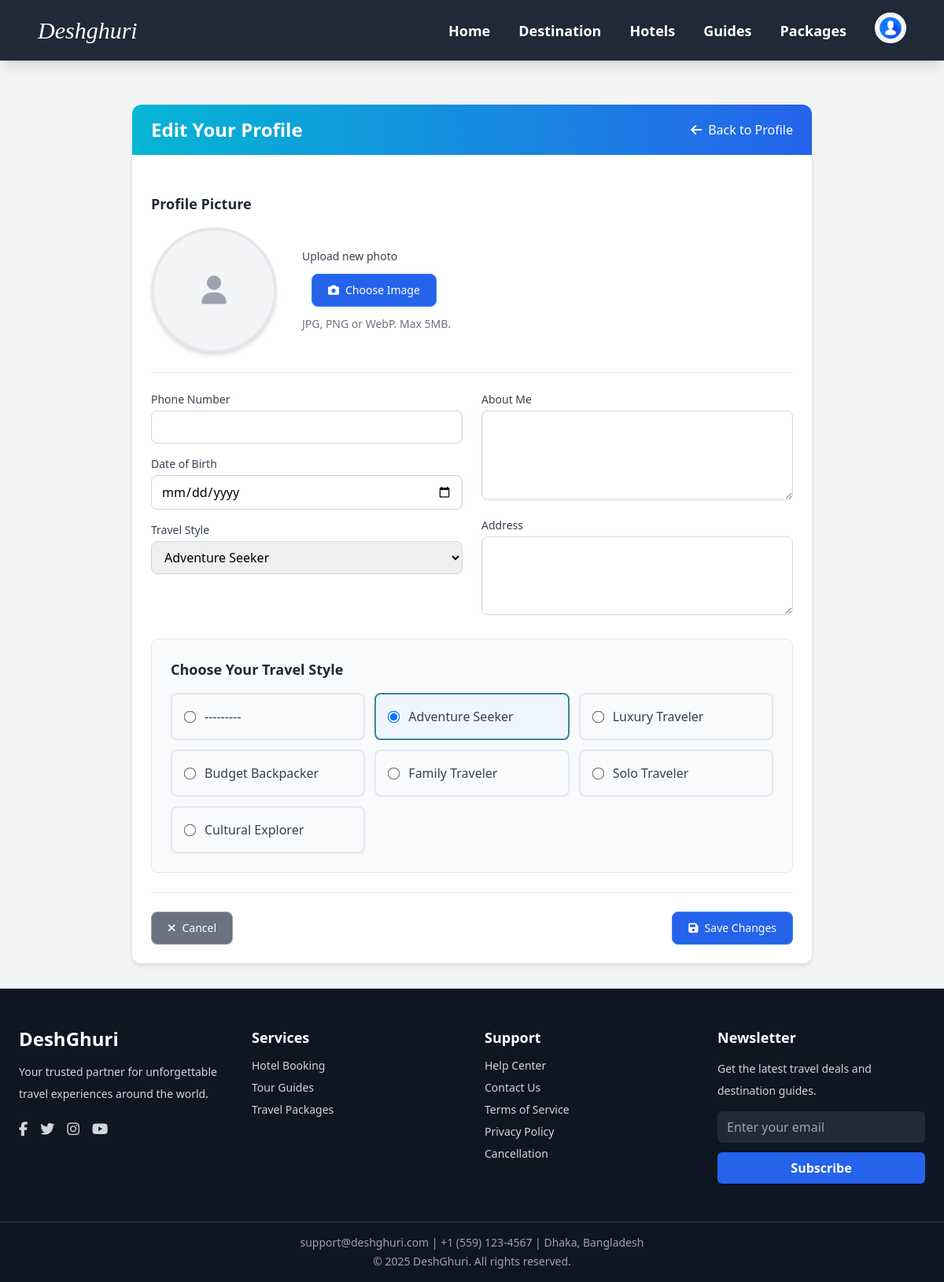
/tourists/profile/edit/ (signed in), run on the app's committed database.
### tourists/models.py (models this page shows, shortened)
class Tourist(models.Model):
    user = models.OneToOneField(settings.AUTH_USER_MODEL, on_delete=models.CASCADE, related_name='tourist_profile')
    phone_number = models.CharField(max_length=15, blank=True)
    date_of_birth = models.DateField(null=True, blank=True)
    bio = models.TextField(max_length=500, blank=True)
    profile_picture = models.ImageField(upload_to='tourist_profiles/', blank=True, null=True)
    address = models.TextField(blank=True)
    TRAVEL_STYLES = [
        ('ADVENTURE', 'Adventure Seeker'),
        ('LUXURY', 'Luxury Traveler'),
        ('BUDGET', 'Budget Backpacker'),
        ('FAMILY', 'Family Traveler'),
        ('SOLO', 'Solo Traveler'),
        ('CULTURAL', 'Cultural Explorer'),
    ]
    travel_style = models.CharField(max_length=20, choices=TRAVEL_STYLES, blank=True)
    is_completed = models.BooleanField(default=False)
    created_at = models.DateTimeField(auto_now_add=True)
    updated_at = models.DateTimeField(auto_now=True)

### accounts/utils.py (the view)
        def wrapper(request, *args, **kwargs):
            if request.user.is_authenticated and request.user.role in allowed_roles:
                return view_func(request, *args, **kwargs)
            else:
                raise PermissionDenied

### tourists/forms.py
class TouristProfileForm(forms.ModelForm):
    class Meta:
        model = Tourist
        fields = [
            'phone_number',
            'date_of_birth',
            'bio',
            'profile_picture',
            'address',
            'travel_style',
        ]
        widgets = {
            'date_of_birth': forms.DateInput(attrs={'type': 'date'}),
            'bio': forms.Textarea(attrs={'rows': 4}),
            'address': forms.Textarea(attrs={'rows': 2}),
        }

### accounts/context_processors.py (called while the page is built)
def user_role(request):
    user = None
    role = None
    if request.user.is_authenticated:
        user = request.user
        role = user.role  # from your custom User model field
    return {
        'logged_user': user,
        'logged_role': role,
    }

### accounts/utils.py (called while the page is built)
def role_required(allowed_roles=None):
    if allowed_roles is None:
        allowed_roles = []
    def decorator(view_func):
        def wrapper(request, *args, **kwargs):
            if request.user.is_authenticated and request.user.role in allowed_roles:
                return view_func(request, *args, **kwargs)
            else:
                raise PermissionDenied
        return wrapper
    return decorator

### tourists/views.py (called while the page is built)
@login_required
@role_required(['tourist'])
def edit_tourist_profile(request):
    profile, created = Tourist.objects.get_or_create(user=request.user)
    if request.method == 'POST':
        form = TouristProfileForm(request.POST, request.FILES, instance=profile)
        if form.is_valid():
            profile = form.save(commit=False)
            profile.save()
            messages.success(request, "Profile updated successfully!")
            return redirect('tourist_profile')
    else:
        form = TouristProfileForm(instance=profile)
    return render(request, "tourists/edit_profile.html", {"form": form})

### template/tourists/edit_profile.html (shortened to what this page needs)
{% extends "base.html" %}
{% load static widget_tweaks %}
{% block content %}
<div class="container mx-auto px-4 py-8 max-w-4xl">
    <div class="bg-white rounded-xl shadow-md overflow-hidden">
        <div class="bg-gradient-to-r from-cyan-500 to-blue-600 px-6 py-4">
            <div class="flex items-center justify-between">
                <h2 class="text-2xl font-bold text-white">Edit Your Profile</h2>
                <a href="{% url 'tourist_profile' %}" class="text-white hover:text-blue-200 transition">
                    <i class="fas fa-arrow-left mr-2"></i>Back to Profile
                </a>
            </div>
        </div>
        <div class="p-6">
            <form method="POST" enctype="multipart/form-data" class="space-y-6">
                <div class="border-b border-gray-200 pb-6">
                    <h3 class="text-lg font-semibold text-gray-800 mb-4">Profile Picture</h3>
                    <div class="flex flex-col md:flex-row items-start space-y-6 md:space-y-0 md:space-x-8">
                        <div class="flex flex-col items-center space-y-4">
                            <div class="relative">
                                <div id="currentProfilePic" class="{% if profile.profile_picture %}block{% else %}block{% endif %}">
                                    {% if profile.profile_picture %}
                                        <img src="{{ profile.profile_picture.url }}" alt="Current Profile"
                                             class="w-40 h-40 rounded-full border-4 border-gray-200 object-cover shadow-md">
                                    {% else %}
                                        <div class="w-40 h-40 rounded-full border-4 border-gray-200 bg-gray-100 flex items-center justify-center shadow-md">
                                            <i class="fas fa-user text-gray-400 text-4xl"></i>
                                        </div>
                                    {% endif %}
                                </div>
                            </div>
                        </div>
                        <div class="flex-1 mt-4 self-center">
                            <label class="block text-sm font-medium text-gray-700 mb-3">Upload new photo</label>
                            <div class="flex flex-col space-y-3">
                                <div class="flex flex-col sm:flex-row space-y-2 sm:space-y-0 sm:space-x-3">
                                    <button type="button" onclick="document.getElementById('id_profile_picture').click()"
                                            class="bg-blue-600 hover:bg-blue-700 text-white px-5 py-2.5 rounded-lg font-medium transition-all duration-200 shadow-sm hover:shadow-md hover:shadow-blue-500/30 border border-blue-500 text-sm inline-flex items-center justify-center glow-hover">
                                        <i class="fas fa-camera mr-2 text-sm"></i>Choose Image
                                    </button>
                                </div>
                                <p class="text-sm text-gray-500">JPG, PNG or WebP. Max 5MB.</p>
                            </div>
                        </div>
                    </div>
                </div>
                <div class="grid grid-cols-1 md:grid-cols-2 gap-6">
                    <div class="space-y-4">
                        <div>
                            <label for="id_phone_number" class="block text-sm font-medium text-gray-700 mb-1">
                                Phone Number
                            </label>
                            {{ form.phone_number|add_class:"w-full px-3 py-2 border border-gray-300 rounded-lg focus:outline-none focus:ring-2 focus:ring-deshblue focus:border-transparent" }}
                        </div>
                        <div>
                            <label for="id_date_of_birth" class="block text-sm font-medium text-gray-700 mb-1">
                                Date of Birth
                            </label>
                            {{ form.date_of_birth|add_class:"w-full px-3 py-2 border border-gray-300 rounded-lg focus:outline-none focus:ring-2 focus:ring-deshblue focus:border-transparent" }}
                        </div>
                        <div>
                            <label for="id_travel_style" class="block text-sm font-medium text-gray-700 mb-1">
                                Travel Style
                            </label>
                            <select name="travel_style" id="id_travel_style"
                                    class="w-full px-3 py-2 border border-gray-300 rounded-lg focus:outline-none focus:ring-2 focus:ring-deshblue focus:border-transparent">
                                {% for value, label in form.fields.travel_style.choices %}
                                    <option value="{{ value }}" {% if form.travel_style.value == value %}selected{% endif %}>
                                        {{ label }}
                                    </option>
                                {% endfor %}
                            </select>
                        </div>
                    </div>
                    <div class="space-y-4">
                        <div>
                            <label for="id_bio" class="block text-sm font-medium text-gray-700 mb-1">
                                About Me
                            </label>
                            {{ form.bio|add_class:"w-full px-3 py-2 border border-gray-300 rounded-lg focus:outline-none focus:ring-2 focus:ring-deshblue focus:border-transparent"|attr:"rows:4" }}
                        </div>
                        <div>
                            <label for="id_address" class="block text-sm font-medium text-gray-700 mb-1">
                                Address
                            </label>
                            {{ form.address|add_class:"w-full px-3 py-2 border border-gray-300 rounded-lg focus:outline-none focus:ring-2 focus:ring-deshblue focus:border-transparent"|attr:"rows:3" }}
                        </div>
                    </div>
                </div>
                <div class="bg-gray-50 rounded-lg p-6 border border-gray-200">
                    <h3 class="text-lg font-semibold text-gray-800 mb-4">Choose Your Travel Style</h3>
                    <div class="grid grid-cols-1 md:grid-cols-2 lg:grid-cols-3 gap-3">
                        {% for value, label in form.fields.travel_style.choices %}
                            <label class="flex items-center p-4 border-2 border-gray-200 rounded-lg cursor-pointer hover:border-deshblue hover:bg-blue-50 transition-all has-[:checked]:border-deshblue has-[:checked]:bg-blue-50">
                                <input type="radio" name="travel_style" value="{{ value }}"
                                       {% if form.travel_style.value == value %}checked{% endif %}
                                       class="mr-3 text-deshblue focus:ring-deshblue">
                                <span class="text-gray-700 font-medium">{{ label }}</span>
                            </label>
                        {% endfor %}
                    </div>
                </div>
                <div class="flex flex-col sm:flex-row justify-between space-y-3 sm:space-y-0 sm:space-x-4 pt-6 border-t border-gray-200">
                    <a href="{% url 'tourist_profile' %}" class="bg-gray-500 hover:bg-gray-600 text-white px-5 py-2.5 rounded-lg font-medium transition-all duration-200 shadow-sm hover:shadow-md hover:shadow-gray-500/20 border border-gray-400 text-sm text-center glow-hover">
                        <i class="fas fa-times mr-2 text-sm"></i>Cancel
                    </a>
                    <button type="submit" class="bg-blue-600 hover:bg-blue-700 text-white px-5 py-2.5 rounded-lg font-medium transition-all duration-200 shadow-sm hover:shadow-md hover:shadow-blue-500/30 border border-blue-500 text-sm inline-flex items-center justify-center glow-hover">
                        <i class="fas fa-save mr-2 text-sm"></i>Save Changes
                    </button>
                </div>
            </form>
        </div>
    </div>
</div>
{% endblock %}

### template/tourists/edit_profile.html (style rules this page uses)
textarea { min-height: 100px; resize: vertical; }
input[type="date"] { color-scheme: light; }
input[type="radio"] { transform: scale(1.2); }
button, a.bg-gray-500 { transition: all 0.2s ease-in-out; }

### data on the page
Tourist: travel_style "Adventure Seeker", travel_style "☐ ---------" "☑ Adventure Seeker" "☐ Luxury Traveler" "☐ Budget Backpacker" "☐ Family Traveler" "☐ Solo Traveler" "☐ Cultural Explorer"

### other printed values
{{ label }} "---------" "Adventure Seeker" "Luxury Traveler" "Budget Backpacker" "Family Traveler" "Solo Traveler" "Cultural Explorer"
